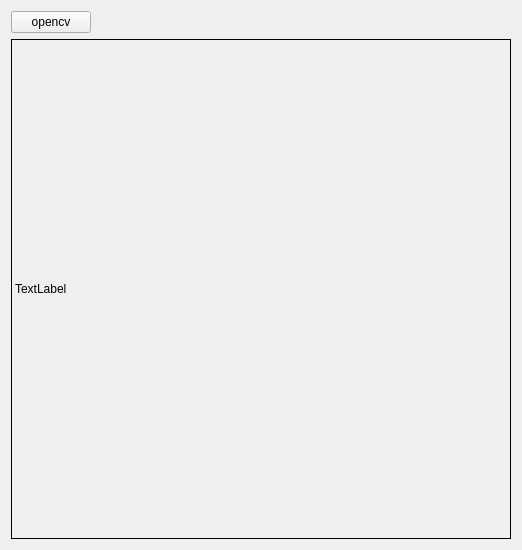
<?xml version="1.0" encoding="UTF-8"?>
<ui version="4.0">
 <class>MainWindow</class>
 <widget class="QMainWindow" name="MainWindow">
  <property name="geometry">
   <rect>
    <x>0</x>
    <y>0</y>
    <width>518</width>
    <height>547</height>
   </rect>
  </property>
  <property name="windowTitle">
   <string>MainWindow</string>
  </property>
  <widget class="QWidget" name="centralWidget">
   <layout class="QGridLayout" name="gridLayout">
    <item row="0" column="0">
     <widget class="QPushButton" name="pushButton">
      <property name="text">
       <string>opencv</string>
      </property>
     </widget>
    </item>
    <item row="0" column="1">
     <spacer name="horizontalSpacer">
      <property name="orientation">
       <enum>Qt::Horizontal</enum>
      </property>
      <property name="sizeHint" stdset="0">
       <size>
        <width>416</width>
        <height>20</height>
       </size>
      </property>
     </spacer>
    </item>
    <item row="1" column="0" colspan="2">
     <widget class="QLabel" name="label">
      <property name="minimumSize">
       <size>
        <width>500</width>
        <height>500</height>
       </size>
      </property>
      <property name="frameShape">
       <enum>QFrame::Box</enum>
      </property>
      <property name="text">
       <string>TextLabel</string>
      </property>
     </widget>
    </item>
   </layout>
  </widget>
 </widget>
 <layoutdefault spacing="6" margin="11"/>
 <resources/>
 <connections/>
</ui>
